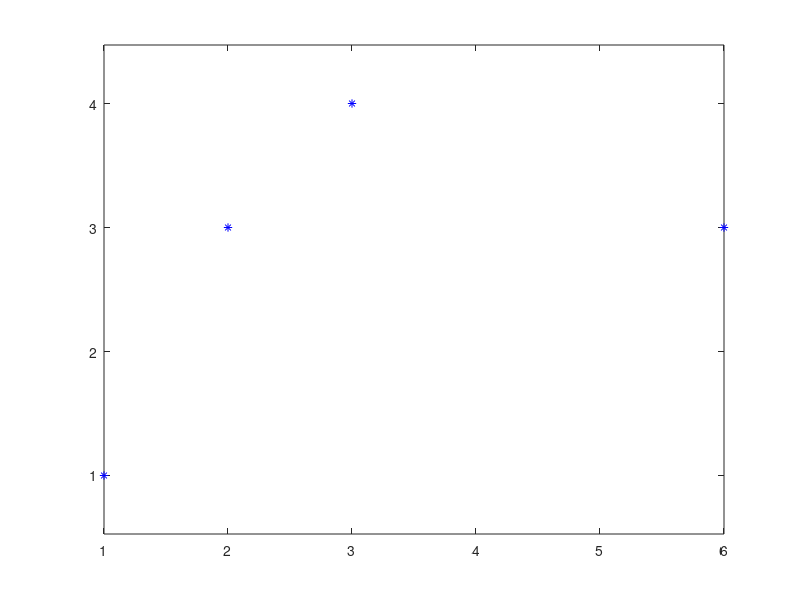

The MATLAB source for this figure: (Note: this script raises an error after producing the figure.)
clear 
px = [1,2,3,6];
py = [1,3,4,3];

plot(px,py,'b*');
axis equal; hold on;

t1 = -1; t2 = 0; t3 = 1; t4 = 3;

syms a3 a2 a1 a0

ex = [a3*t1^3 + a2*t1^2 + a1*t1 + a0 == px(1), ...
      a3*t2^3 + a2*t2^2 + a1*t2 + a0 == px(2), ...
      a3*t3^3 + a2*t3^2 + a1*t3 + a0 == px(3), ...
      a3*t4^3 + a2*t4^2 + a1*t4 + a0 == px(4)
];

sx = solve(ex, [a3 a2 a1 a0]);

syms t

x(t) = sx.a3 * t^3 + sx.a2 * t^2 + ...
    sx.a1 * t + sx.a0;


syms b3 b2 b1 b0

ey = [b3*t1^3 + b2*t1^2 + b1*t1 + b0 == py(1), ...
      b3*t2^3 + b2*t2^2 + b1*t2 + b0 == py(2), ...
      b3*t3^3 + b2*t3^2 + b1*t3 + b0 == py(3), ...
      b3*t4^3 + b2*t4^2 + b1*t4 + b0 == py(4)
];

sy = solve(ey, [b3 b2 b1 b0]);
y(t)= sy.b3 * t^3 + sy.b2 * t^2 + ...
    sy.b1 * t + sy.b0;

fplot(x,y,[t1 t4], 'r', 'LineWidth', 2);


